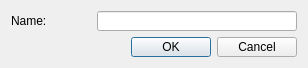
<?xml version="1.0" encoding="UTF-8"?>
<ui version="4.0">
 <class>C_UiStructEditor</class>
 <widget class="QDialog" name="C_UiStructEditor">
  <property name="geometry">
   <rect>
    <x>0</x>
    <y>0</y>
    <width>306</width>
    <height>68</height>
   </rect>
  </property>
  <property name="windowTitle">
   <string>Struct</string>
  </property>
  <layout class="QVBoxLayout" name="verticalLayout">
   <item>
    <layout class="QHBoxLayout" name="horizontalLayout">
     <item>
      <widget class="QLabel" name="label">
       <property name="minimumSize">
        <size>
         <width>80</width>
         <height>20</height>
        </size>
       </property>
       <property name="maximumSize">
        <size>
         <width>80</width>
         <height>20</height>
        </size>
       </property>
       <property name="text">
        <string>Name:</string>
       </property>
      </widget>
     </item>
     <item>
      <widget class="QLineEdit" name="NameLineEdit">
       <property name="minimumSize">
        <size>
         <width>200</width>
         <height>20</height>
        </size>
       </property>
       <property name="maximumSize">
        <size>
         <width>16777215</width>
         <height>20</height>
        </size>
       </property>
      </widget>
     </item>
    </layout>
   </item>
   <item>
    <layout class="QHBoxLayout" name="horizontalLayout_2">
     <item>
      <spacer name="horizontalSpacer">
       <property name="orientation">
        <enum>Qt::Horizontal</enum>
       </property>
       <property name="sizeHint" stdset="0">
        <size>
         <width>40</width>
         <height>20</height>
        </size>
       </property>
      </spacer>
     </item>
     <item>
      <widget class="QDialogButtonBox" name="ButtonBox">
       <property name="minimumSize">
        <size>
         <width>200</width>
         <height>20</height>
        </size>
       </property>
       <property name="maximumSize">
        <size>
         <width>200</width>
         <height>20</height>
        </size>
       </property>
       <property name="orientation">
        <enum>Qt::Horizontal</enum>
       </property>
       <property name="standardButtons">
        <set>QDialogButtonBox::Cancel|QDialogButtonBox::Ok</set>
       </property>
      </widget>
     </item>
    </layout>
   </item>
  </layout>
 </widget>
 <resources/>
 <connections>
  <connection>
   <sender>ButtonBox</sender>
   <signal>accepted()</signal>
   <receiver>C_UiStructEditor</receiver>
   <slot>accept()</slot>
   <hints>
    <hint type="sourcelabel">
     <x>248</x>
     <y>254</y>
    </hint>
    <hint type="destinationlabel">
     <x>157</x>
     <y>274</y>
    </hint>
   </hints>
  </connection>
  <connection>
   <sender>ButtonBox</sender>
   <signal>rejected()</signal>
   <receiver>C_UiStructEditor</receiver>
   <slot>reject()</slot>
   <hints>
    <hint type="sourcelabel">
     <x>316</x>
     <y>260</y>
    </hint>
    <hint type="destinationlabel">
     <x>286</x>
     <y>274</y>
    </hint>
   </hints>
  </connection>
 </connections>
</ui>
